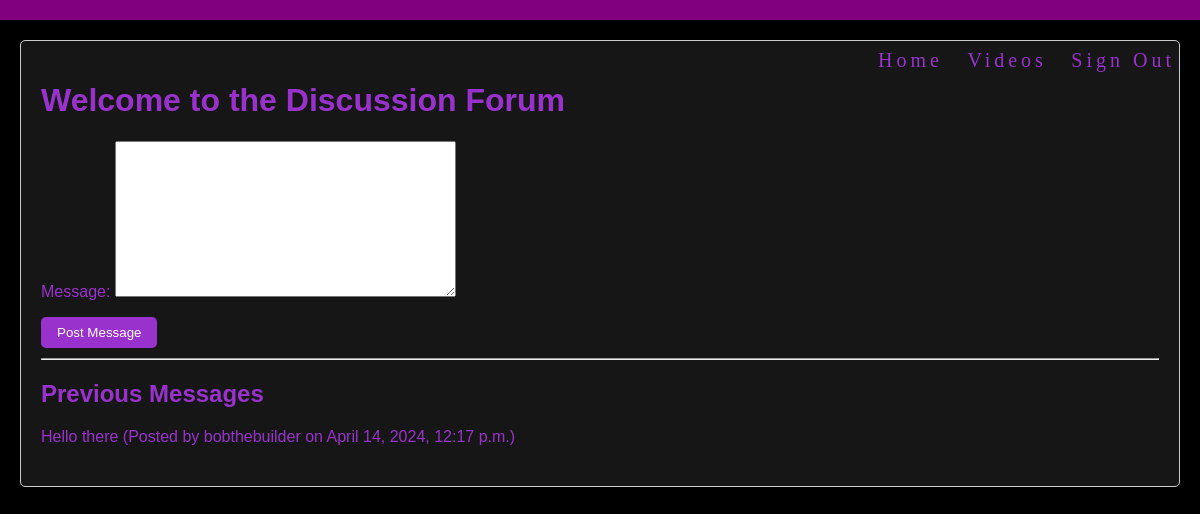
Page /Discussion/ (signed in) on the earlier database version.
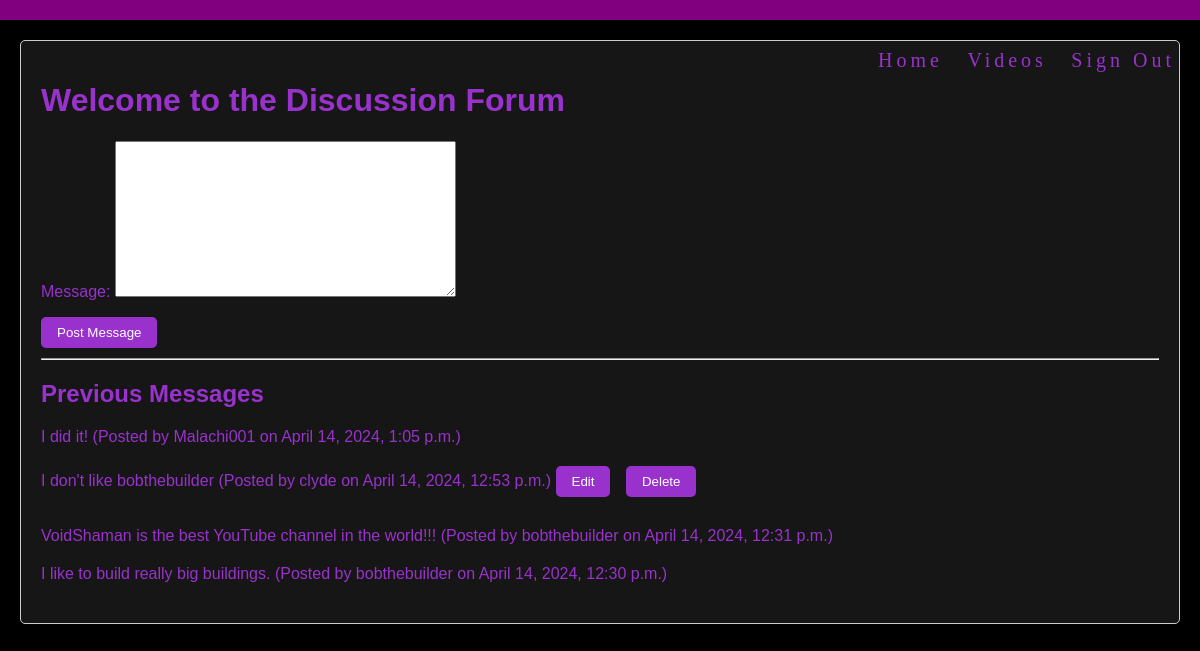
Same page on the later database version.
### web_project/models.py (models this page shows, shortened)
class UserMessage(models.Model):
    user = models.ForeignKey(User, on_delete=models.CASCADE)
    message = models.TextField()
    created_at = models.DateTimeField(auto_now_add=True)

### web_project/views.py (the view)
# urls.py: path('Discussion/', views.discussion, name='discussion'),
@login_required
def discussion(request):
    if request.method == 'POST':
        form = UserMessageForm(request.POST)
        if form.is_valid():
            message = form.save(commit=False)
            message.user = request.user
            message.save()
            return redirect('discussion')
    else:
        form = UserMessageForm()
    messages = UserMessage.objects.all().order_by('-created_at')
    return render(request, 'web_project/Discussion.html', {'form': form, 'messages': messages})

### web_project/forms.py
class UserMessageForm(forms.ModelForm):
    class Meta:
        model = UserMessage
        fields = ['message']

### web_project/templates/web_project/Discussion.html (shortened to what this page needs)
<!DOCTYPE html>
<html lang="en">
<head>
    {% load static %}
    <link rel="stylesheet" href="{% static 'web_project/Message.css' %}">
</head>
<body>
<header>
    <nav>
        <a href="{% url 'home' %}">Home</a>
        <a href="{% url 'video' %}">Videos</a>
        <a href="{% url 'sign_out' %}">Sign Out</a>
    </nav>
</header>
<div class="container">
    <h1>Welcome to the Discussion Forum</h1>
    <form method="post" action="{% url 'discussion' %}">
        {{ form.as_p }}
        <button type="submit">Post Message</button>
    </form>
    <hr>
    <h2>Previous Messages</h2>
    {% if messages %}
        <ul>
            {% for message in messages %}
                <li>
                    {{ message.message }}
                    (Posted by {{ message.user.username }} on {{ message.created_at }})
                    {% if message.user == request.user %}
                        <form method="post" action="{% url 'edit_message' message.id %}">
                            <button type="submit">Edit</button>
                        </form>
                        <form method="post" action="{% url 'delete_message' message.id %}">
                            <button type="submit">Delete</button>
                        </form>
                    {% endif %}
                </li>
            {% endfor %}
        </ul>
    {% else %}
        <p>No messages yet.</p>
    {% endif %}
</div>
</body>
</html>

Differences in the rows shown:
removed UserMessage: message "Hello there", user.username "bobthebuilder", created_at "April 14, 2024, 12:17 p.m."
added UserMessage: message "I did it!", user.username "Malachi001", created_at "April 14, 2024, 1:05 p.m."
added UserMessage: message "I don't like bobthebuilder", user.username "clyde", created_at "April 14, 2024, 12:53 p.m.", shows "Edit"
added UserMessage: message "VoidShaman is the best YouTube channel in the world!!!", user.username "bobthebuilder", created_at "April 14, 2024, 12:31 p.m."
added UserMessage: message "I like to build really big buildings.", user.username "bobthebuilder", created_at "April 14, 2024, 12:30 p.m."
